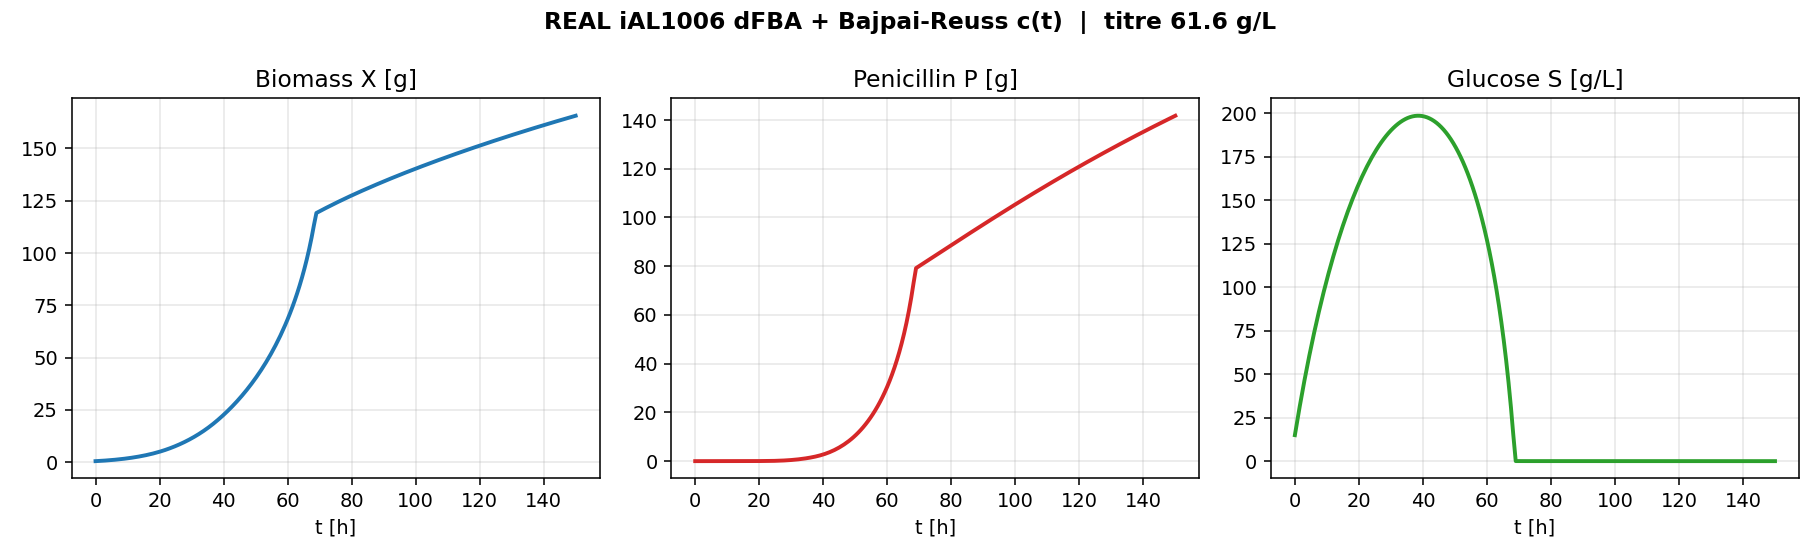

The script that saved this image:
"""
verify_ial1006.py  --  run the explicit dFBA on the REAL condensed iAL1006 CSVs
(00_files/S.csv, LB.csv, UB.csv) with the Bajpai-Reuss c(t) coupling, to confirm
the genome-scale matrices + indices + unit conversions work end-to-end.

LP per step (HiGHS):  max v[bio]  s.t.  S v = 0,  LB<=v<=UB,
   v[glu] in [-vg_BR(S)/MW_GLC, 0]   (kinetic glucose uptake, mmol/gDW/h)
   v[pro] = c(S,X) * v[bio] / MW_PENG  (penicillin coupling, mmol/gDW/h)
States (total amounts): G[mmol], X[g], P[mmol], V[L];  titre = P/V * MW_PENG [g/L].
"""
import numpy as np, scipy.sparse as sp
from scipy.optimize import linprog
from scipy.integrate import solve_ivp

# --- Bajpai-Reuss (same as bajpai_reuss.py / the Julia) -----------------------
MU_X,K_X,MU_P,K_P,K_I = 0.092,0.15,0.005,2.0e-4,0.1
# time-varying experimental P/X ratio, one value per finite element (matches Julia C_PX)
C_PX = [0.0007, 0.0222, 0.2255, 0.6403, 1.0178, 1.2504, 1.3700, 1.4268, 1.4527, 1.4643]
VGMAX,KG,KIUP = 0.35,0.5,200.0
MW_GLC,MW_PENG = 0.18016,0.33439
mu_BR=lambda S,X: MU_X*S/(K_X*X+S+1e-9)
qp_BR=lambda S:   MU_P*S/(K_P+S*(1+S/K_I)+1e-12)
vg_BR=lambda S:   VGMAX*S/(KG+S+S*S/KIUP)
def c_of_t(t, T):                                # interpolate c(t) from the per-FE array
    nfe=len(C_PX); mids=[T/nfe*(i-0.5) for i in range(1,nfe+1)]
    return float(np.interp(t, mids, C_PX))

# --- load REAL condensed iAL1006 ----------------------------------------------
S  = np.loadtxt("00_files/S.csv")          # (nM, nR) = (1044, 1295)
LB = np.loadtxt("00_files/LB.csv")
UB = np.loadtxt("00_files/UB.csv")
nM,nR = S.shape
Ssp = sp.csr_matrix(S)
glu,xxx,pro,atp = 2-1, 532-1, 3-1, 553-1     # 0-based (index_map.json)
print(f"iAL1006 condensed: {nM} mets x {nR} rxns")

def FBA_pen(vg_ub_mmol, c):
    """max biomass s.t. Sv=0, bounds, glucose uptake<=kinetic, v_pro=c*v_bio/MW."""
    bounds = list(zip(LB, UB))
    bounds[glu] = (-vg_ub_mmol, 0.0)                 # uptake (negative)
    # equality: S v = 0  AND  v_pro - (c/MW)*v_bio = 0
    row = sp.lil_matrix((1, nR)); row[0, pro] = 1.0; row[0, xxx] = -c/MW_PENG
    A_eq = sp.vstack([Ssp, row]).tocsr()
    b_eq = np.zeros(nM + 1)
    obj = np.zeros(nR); obj[xxx] = -1.0              # maximize biomass
    r = linprog(obj, A_eq=A_eq, b_eq=b_eq, bounds=bounds, method="highs")
    if not r.success: return 0.0, 0.0, 0.0
    return r.x[xxx], r.x[pro], r.x[glu]              # mu[1/h], pi[mmol/gDW/h], v_glu

def rhs(t, y, phi, T, nfe, cG):
    G,P,X,V = y; X=max(X,1e-9); V=max(V,1e-6)
    F = phi[min(int(t/T*nfe), nfe-1)]
    S_gL = max(G,0.0)/V * MW_GLC
    c = c_of_t(t, T)                                 # time-varying experimental ratio
    mu, pi, vglu = FBA_pen(vg_BR(S_gL)/MW_GLC, c)
    return [F*cG + vglu*X, pi*X, mu*X, F]            # dG,dP,dX,dV  (vglu negative)

def simulate(phi, T=150.0, nsteps=200, X0=0.5, S0_gL=15.0, V0=0.5):
    cG = 500.0/MW_GLC                                # feed glucose mmol/L
    G0 = S0_gL/MW_GLC*V0
    sol = solve_ivp(rhs, (0,T), [G0,0.0,X0,V0], args=(np.atleast_1d(phi),T,len(np.atleast_1d(phi)),cG),
                    method="LSODA", t_eval=np.linspace(0,T,nsteps+1), rtol=1e-5, atol=1e-7, max_step=2.0)
    G,P,X,V = sol.y
    return dict(t=sol.t, G=G, P=P, X=X, V=V, titer=P[-1]/V[-1]*MW_PENG, total_pen_g=P[-1]*MW_PENG)

if __name__ == "__main__":
    out = simulate(np.full(8, 0.012))
    print(f"final: X={out['X'][-1]:.1f} g  P={out['total_pen_g']:.2f} g  "
          f"V={out['V'][-1]:.2f} L  titre={out['titer']:.2f} g/L")
    S_gL = out['G']/out['V']*MW_GLC
    print(f"glucose S: {S_gL[0]:.1f} -> {S_gL[-1]:.3f} g/L   biomass {out['X'][1]:.2f} -> {out['X'][-1]:.1f} g")
    try:
        import matplotlib; matplotlib.use("Agg"); import matplotlib.pyplot as plt
        fig,ax=plt.subplots(1,3,figsize=(13,4))
        ax[0].plot(out['t'],out['X'],lw=2);                ax[0].set(title="Biomass X [g]",xlabel="t [h]")
        ax[1].plot(out['t'],out['P']*MW_PENG,lw=2,c="tab:red"); ax[1].set(title="Penicillin P [g]",xlabel="t [h]")
        ax[2].plot(out['t'],S_gL,lw=2,c="tab:green");      ax[2].set(title="Glucose S [g/L]",xlabel="t [h]")
        for a in ax: a.grid(alpha=.3)
        fig.suptitle(f"REAL iAL1006 dFBA + Bajpai-Reuss c(t)  |  titre {out['titer']:.1f} g/L",fontweight="bold")
        fig.tight_layout(); fig.savefig("verify_ial1006.png",dpi=140); print("wrote verify_ial1006.png")
    except ImportError: pass
